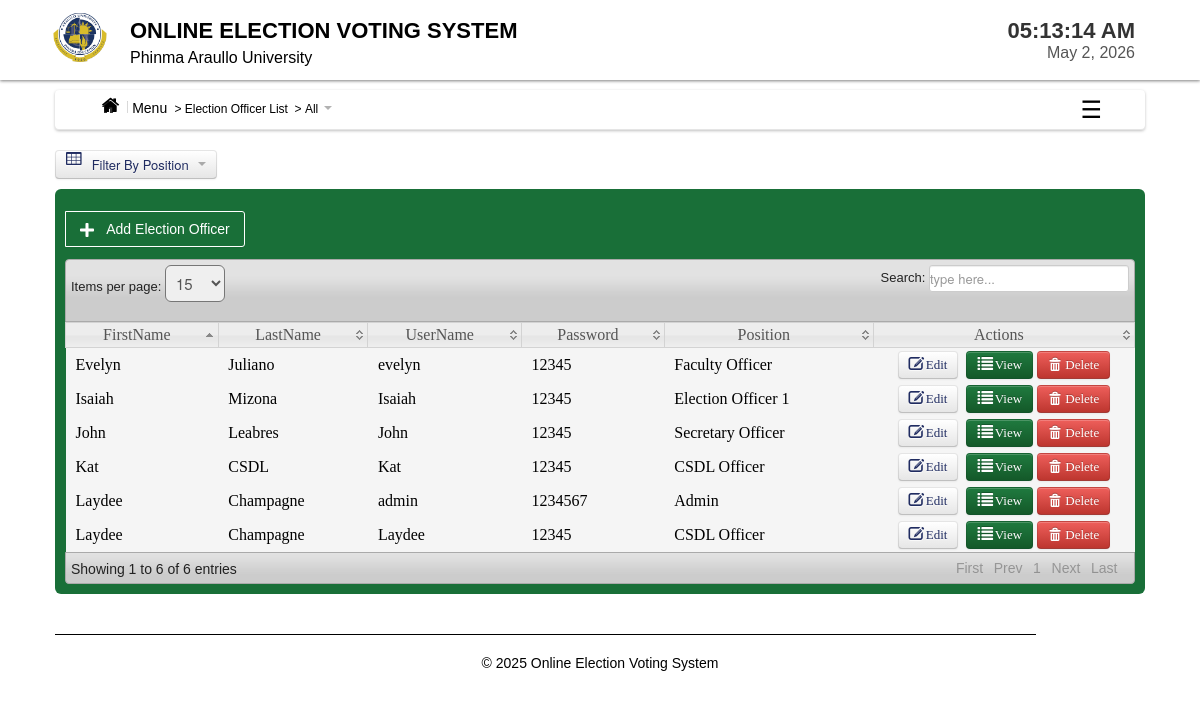
Screenshot of /admin/election_officer_list.php (signed in) with the database file from the repository.
### tables this page shows
CREATE TABLE `users` (
  `User_id` int(11) NOT NULL,
  `FirstName` varchar(100) NOT NULL,
  `LastName` varchar(100) NOT NULL,
  `UserName` varchar(100) NOT NULL,
  `Password` varchar(100) NOT NULL,
  `User_Type` varchar(50) NOT NULL,
  `Position` varchar(100) NOT NULL
);

### admin/election_officer_list.php (the view, shortened to what this page needs)
<?php
include('header.php');
include('dbcon.php');
?>
</head>
<body>
<?php include('nav_top.php'); ?>
<div class="wrapper">
<div class="home_body">
<?php include('menusidebar.php'); ?>
<section style="margin-top: 20px;">
 <section style="margin-top: 20px;">
  <div class="dropdown">
    <button class="btn dropdown-toggle" type="button" data-toggle="dropdown"
  #000; border: none;>
  <i class="icon-table icon-large" style="margin-right: 8px;"></i> Filter By Position
  <span class="caret" style="border-top-color: #000; margin-left: 6px;"></span>
</button>
  </div>
</section>
<section>
	<div id="element" class="hero-body">
	<div class="pagination">
        <ul>
         <li><a href="new_officer.php"><font color="white"><i class="icon-plus icon-large"></i>Add Election Officer</font></a></li>
</ul>
        </div>
	<table class="users-table">
<div class="demo_jui">
    <table cellpadding="0" cellspacing="0" border="0" class="display jtable" id="log">
        <thead>
            <tr>
                <th>FirstName</th>
                <th>LastName</th>
                <th>UserName</th>
                <th>Password</th>
                <th>Position</th>
                <th>Actions</th>
            </tr>
        </thead>
        <tbody>
            <?php
            $user_query = mysqli_query($conn, "SELECT * FROM users");
            while ($user = mysqli_fetch_array($user_query)) {
                $id = $user['User_id'];
            ?>
                <tr class="del<?php echo $id; ?>">
                    <td><?php echo htmlspecialchars($user['FirstName']); ?></td>
                    <td><?php echo htmlspecialchars($user['LastName']); ?></td>
                    <td><?php echo htmlspecialchars($user['UserName']); ?></td>
                    <td><?php echo htmlspecialchars($user['Password']); ?></td>
                    <td><?php echo htmlspecialchars($user['Position']); ?></td>
                    <td align="center" width="240">
                        <a class="btn btn" href="edit_officer.php?id=<?php echo $id; ?>"><i class="icon-edit icon-large"></i>&nbsp;Edit</a>&nbsp;
                        <a class="btn btn-info" data-toggle="modal" href="#modal<?php echo $id; ?>"><i class="icon-list icon-large"></i>&nbsp;View</a>
                        <a class="btn btn-danger1 btn-delete-officer" data-id="<?php echo $id; ?>"><i class="icon-trash icon-large"></i>&nbsp;Delete</a>
                    </td>
                </tr>
            <?php
            }
            ?>
        </tbody>
    </table>
</div>
<?php include('footer.php')?>
</div>
</body>
</html>

### admin/css/datatable/demo_table_jui.css (style rules this page uses)
table.display thead th { cursor: pointer; padding: 3px 0 3px 10px; }
table.display { border-collapse: collapse; clear: both; margin: 0 auto; width: 100%; }
table.display td { padding: 3px 10px; }
tr.odd { background-color: #f5f5f5; }
tr.even { background-color: #f5f5f5; }
tr.odd td.sorting_1 { background-color: f5f5f5; }
tr.even td.sorting_1 { background-color: f5f5f5; }

### admin/css/Home.css (style rules this page uses)
* { margin: 0; padding: 0; }
body { font-family: "Poppins", sans-serif; font-size: 14px; background-color: #fff ; background-position: 0 0px; }
.wrapper { width:1090px; margin:10px auto; }

### rows the page displays
users: FirstName "Laydee", LastName "Champagne", UserName "admin", Password "1234567", Position "Admin"
users: FirstName "John", LastName "Leabres", UserName "John", Password "12345", Position "Secretary Officer"
users: FirstName "Evelyn", LastName "Juliano", UserName "evelyn", Password "12345", Position "Faculty Officer"
users: FirstName "Isaiah", LastName "Mizona", UserName "Isaiah", Password "12345", Position "Election Officer 1"
users: FirstName "Kat", LastName "CSDL", UserName "Kat", Password "12345", Position "CSDL Officer"
users: FirstName "Laydee", LastName "Champagne", UserName "Laydee", Password "12345", Position "CSDL Officer"

### other values shown
$main_label "Election Officer List"
$subpage_label "All"
